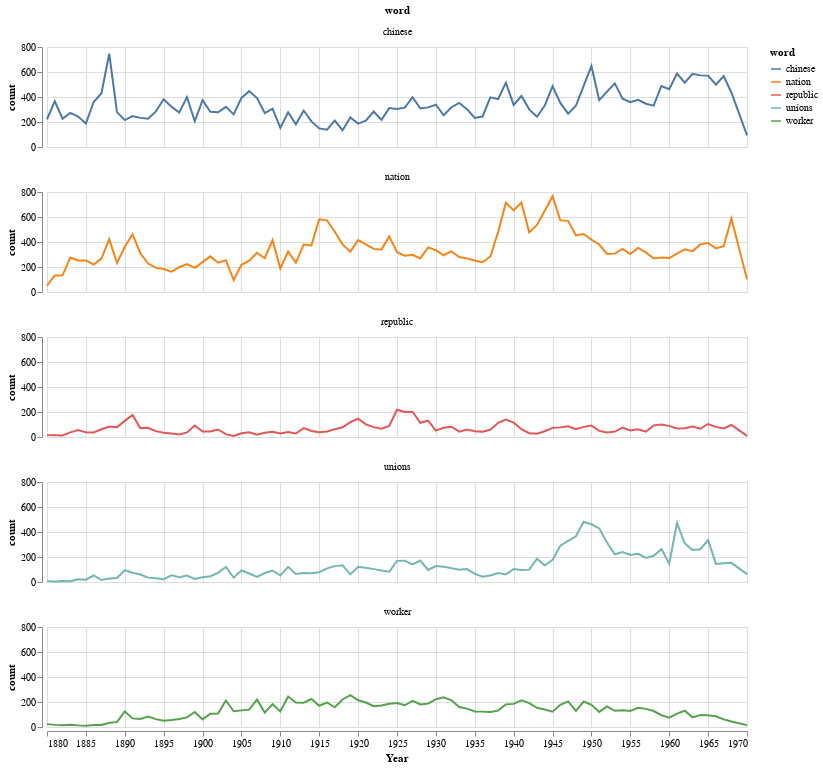

Notebook cell for this chart:
### Markdown cell above
Create a faceted line chart.

### Code cell
alt.Chart(df_words.loc[df_words['year'] > 0]).mark_line().encode(
    x=alt.X('year:Q', axis=alt.Axis(format='c', title='Year')),
    y='count:Q',
    color='word:N',
    facet='word:N'
).properties(width=700, height=100, columns=1)

### Figure 1 — Vega-Lite specification as saved in the notebook (floating-point values rounded to 4 significant figures; data arrays with more than 128 entries replaced by an {"elided": "..."} marker saying what was removed)
{"$schema": "https://vega.github.io/schema/vega-lite/v3.3.0.json", "columns": 1, "config": {"mark": {"tooltip": null}, "view": {"height": 300, "width": 400}}, "data": {"name": "data-3665182678660ceb7418c136167bf906"}, "datasets": {"data-3665182678660ceb7418c136167bf906": {"elided": "450 records"}}, "encoding": {"color": {"field": "word", "type": "nominal"}, "facet": {"field": "word", "type": "nominal"}, "x": {"axis": {"format": "c", "title": "Year"}, "field": "year", "type": "quantitative"}, "y": {"field": "count", "type": "quantitative"}}, "height": 100, "mark": "line", "width": 700}
